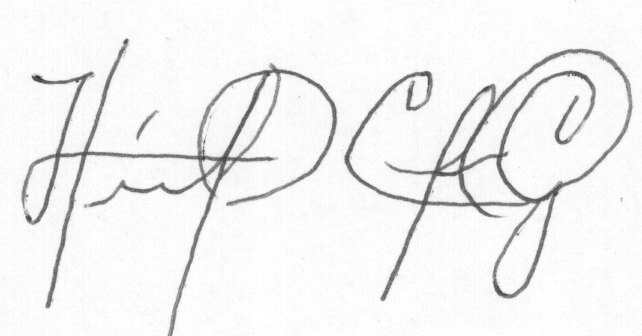
#> input picture signatures/full_forg/forgeries_17_1.png, 642 x 336 px; its folder holds 4 pictures in this run
$ jupyter execute --allow-errors modelTraining.ipynb
#> lines starting #> are read from the running program, lines starting #| are printed output that depends on the picture
[cell 1]
from PIL import Image
import numpy as np
import os
import keras
from keras import ops
from keras import layers
from keras import models
from keras import regularizers

import pprint
import matplotlib.pyplot as plt
import skimage as ski

# Data Preprocessing #
### Resize Signatures ###

[cell 2]
def resize_images(input_dir, output_dir, width, height):
#> called with input_dir = 'signatures/full_forg', output_dir = 'signatures/resized_forg', width = 220, height = 155
    for filename in os.listdir(input_dir):
        img_path = os.path.join(input_dir, filename)
        try:
            with Image.open(img_path) as img:
#> img is the input picture: PIL image 642x336 P; min 45, max 255, mean 241.7
                resized = img.resize((width, height), Image.BILINEAR)
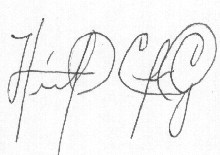
#> resized: PIL image 220x155 P; min 66, max 255, mean 241.8
                resized.save(os.path.join(output_dir, filename))
        except Exception as e:
            print(f"Could not process {filename}: {e}")
#> pass 2 of the loop in resize_images, `for filename in os.listdir(input_dir):`:
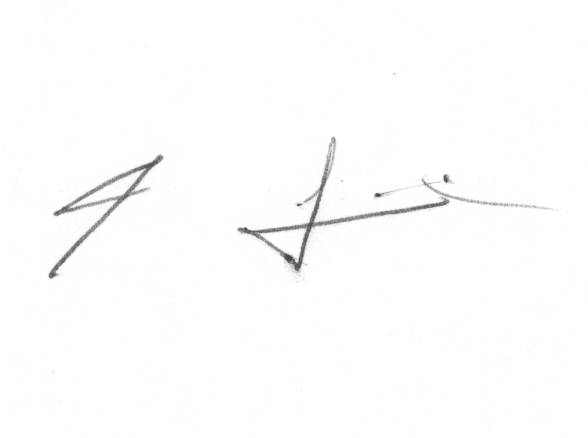
#> input picture signatures/full_forg/forgeries_1_1.png, 588 x 438 px
#> in resize_images, img is the input picture: PIL image 588x438 P; min 64, max 255, mean 253
#> in resize_images, `resized = img.resize((width, height), Image.BILINEAR)`:
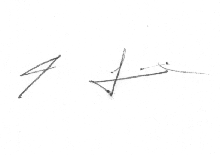
#> resized: PIL image 220x155 P; min 72, max 255, mean 253
#> pass 3 of the loop in resize_images, `for filename in os.listdir(input_dir):`:
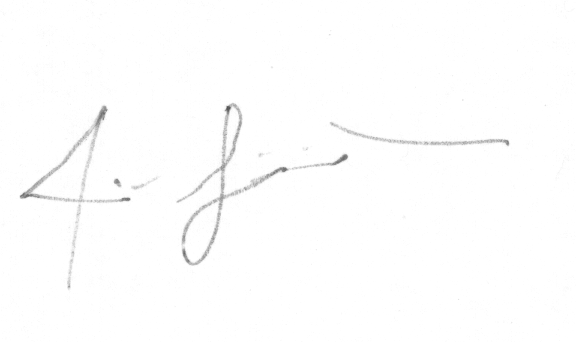
#> input picture signatures/full_forg/forgeries_1_22.png, 576 x 342 px
#> in resize_images, img is the input picture: PIL image 576x342 P; min 84, max 255, mean 253.5
#> in resize_images, `resized = img.resize((width, height), Image.BILINEAR)`:
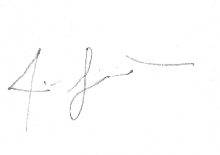
#> resized: PIL image 220x155 P; min 92, max 255, mean 253.5
#> the loop made 4 passes; the first 3 are shown

[cell 3]
notebook_dir = os.getcwd()
resize_images(os.path.join(notebook_dir, "signatures/full_forg"), os.path.join(notebook_dir, "signatures/resized_forg"), 220, 155)

### Clean Resized Data ###

[cell 4]
FORG_DATA_PATH = "signatures/resized_forg"
ORG_DATA_PATH = "signatures/resized_org"


'''
For each image,
    converts to black and white,
    turns into an np array, and
    stores it in dict as:
        forgeries[IMAGE_NAME]
            or
        originals[IMAGE_NAME]
'''
forgeries = {}
#> (the rest of this cell did not finish here and is left out)

### Format into testing/training data ###

[cell 5]
# Reformat into sig_dict[user_id] -> {"originals": {}, "forgeries", {}}

sig_dict = {}

for key in forgeries.keys():
    user_id = key.split("_")[1]
    sig_number = key.split("_")[2]

    if user_id in sig_dict.keys():
        sig_dict[user_id]["forgeries"][sig_number] = forgeries[key]
    else:
        sig_dict[user_id] = {"forgeries" : {sig_number : forgeries[key]},
                             "originals" : {}
                             }

#> (the rest of this cell did not finish here and is left out)

[cell 6]
x_train, y_train = [], []
x_test, y_test = [], []

# labels: 1 == genuine:genuine, 0 == genuine:forgery
# The first 44 users will be train and the remaining 11 will be in testing

for user_id in sig_dict.keys():
    user_sigs = sig_dict[user_id]

    if int(user_id) <= 44:
        # TRAINING DATA

        for reference_sig_id in user_sigs["originals"]:
            reference_original = user_sigs["originals"][reference_sig_id]

            # Iterate through all other signatures and make a data point
            # Originals
            for org_id in user_sigs["originals"]:
                if org_id == reference_sig_id: continue
                org_image = user_sigs["originals"][org_id]

                x_train.append((reference_original, org_image))
                y_train.append(1)

            # Forgeries
            for forg_id in user_sigs["forgeries"]:
                forg_image = user_sigs["forgeries"][forg_id]

                x_train.append((reference_original, forg_image))
                y_train.append(0)


    else:
        #TESTING

        for reference_sig_id in user_sigs["originals"]:
            reference_original = user_sigs["originals"][reference_sig_id]

            # Iterate through all other signatures and make a data point
            # Originals
            for org_id in user_sigs["originals"]:
                if org_id == reference_sig_id: continue
                org_image = user_sigs["originals"][org_id]

                x_test.append((reference_original, org_image))
                y_test.append(1)

            # Forgeries
            for forg_id in user_sigs["forgeries"]:
                forg_image = user_sigs["forgeries"][forg_id]

                x_test.append((reference_original, forg_image))
                y_test.append(0)

x_train = np.array(x_train, dtype='float32')
y_train = np.array(y_train, dtype='float32')
x_test = np.array(x_test, dtype='float32')
y_test = np.array(y_test, dtype='float32')

#> (a cell that did not finish here is left out)

### Verify Data ###

[cell 8]
def visualize(pairs, labels, to_show=6, num_col=3, predictions=None, test=False):

#> called with pairs = array of shape (0,), labels = array of shape (0,), to_show = 50, num_col = 5, test = False
    num_row = to_show // num_col if to_show // num_col != 0 else 1
    to_show = num_row * num_col
    fig, axes = plt.subplots(num_row, num_col, figsize=(5, 5))
    for i in range(to_show):
        if num_row == 1:
            ax = axes[i % num_col]
        else:
            ax = axes[i // num_col, i % num_col]

        ax.imshow(ops.concatenate([pairs[i][0], pairs[i][1]], axis=1), cmap="gray")
        ax.set_axis_off()
        if test:
            ax.set_title("True: {} | Pred: {:.5f}".format(labels[i], predictions[i][0]))
        else:
            ax.set_title("Label: {}".format(labels[i]))
    if test:
        plt.tight_layout(rect=(0, 0, 1.9, 1.9), w_pad=0.0)
    else:
        plt.tight_layout(rect=(0, 0, 1.5, 1.5))
    plt.show()
